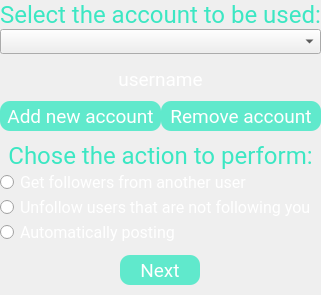
          <widget class="QWidget" name="pagina_Start">
           <layout class="QVBoxLayout" name="verticalLayout_8">
            <property name="spacing">
             <number>0</number>
            </property>
            <property name="leftMargin">
             <number>0</number>
            </property>
            <property name="topMargin">
             <number>0</number>
            </property>
            <property name="rightMargin">
             <number>0</number>
            </property>
            <property name="bottomMargin">
             <number>0</number>
            </property>
            <item>
             <widget class="QFrame" name="frame_main">
              <property name="frameShape">
               <enum>QFrame::NoFrame</enum>
              </property>
              <property name="frameShadow">
               <enum>QFrame::Plain</enum>
              </property>
              <layout class="QVBoxLayout" name="verticalLayout_9">
               <property name="spacing">
                <number>0</number>
               </property>
               <property name="leftMargin">
                <number>0</number>
               </property>
               <property name="topMargin">
                <number>0</number>
               </property>
               <property name="rightMargin">
                <number>0</number>
               </property>
               <property name="bottomMargin">
                <number>0</number>
               </property>
               <item>
                <widget class="QLabel" name="label_3">
                 <property name="maximumSize">
                  <size>
                   <width>16777215</width>
                   <height>50</height>
                  </size>
                 </property>
                 <property name="font">
                  <font>
                   <family>Roboto</family>
                   <pointsize>18</pointsize>
                  </font>
                 </property>
                 <property name="styleSheet">
                  <string notr="true">color: rgb(60, 231, 195);
</string>
                 </property>
                 <property name="text">
                  <string>Select the account to be used:</string>
                 </property>
                 <property name="alignment">
                  <set>Qt::AlignCenter</set>
                 </property>
                </widget>
               </item>
               <item>
                <widget class="QComboBox" name="accoutsDropDown">
                 <property name="minimumSize">
                  <size>
                   <width>0</width>
                   <height>25</height>
                  </size>
                 </property>
                 <property name="maximumSize">
                  <size>
                   <width>16777215</width>
                   <height>16777215</height>
                  </size>
                 </property>
                </widget>
               </item>
               <item>
                <widget class="QFrame" name="frame_accountOverview">
                 <property name="frameShape">
                  <enum>QFrame::NoFrame</enum>
                 </property>
                 <property name="frameShadow">
                  <enum>QFrame::Raised</enum>
                 </property>
                 <layout class="QVBoxLayout" name="verticalLayout_19">
                  <property name="spacing">
                   <number>0</number>
                  </property>
                  <property name="leftMargin">
                   <number>0</number>
                  </property>
                  <property name="topMargin">
                   <number>0</number>
                  </property>
                  <property name="rightMargin">
                   <number>0</number>
                  </property>
                  <property name="bottomMargin">
                   <number>0</number>
                  </property>
                  <item>
                   <widget class="QFrame" name="frame_accountPhoto">
                    <property name="layoutDirection">
                     <enum>Qt::LeftToRight</enum>
                    </property>
                    <property name="frameShape">
                     <enum>QFrame::NoFrame</enum>
                    </property>
                    <property name="frameShadow">
                     <enum>QFrame::Raised</enum>
                    </property>
                    <layout class="QHBoxLayout" name="horizontalLayout_22">
                     <property name="spacing">
                      <number>0</number>
                     </property>
                     <property name="leftMargin">
                      <number>0</number>
                     </property>
                     <property name="topMargin">
                      <number>0</number>
                     </property>
                     <property name="rightMargin">
                      <number>0</number>
                     </property>
                     <property name="bottomMargin">
                      <number>0</number>
                     </property>
                     <item>
                      <widget class="QLabel" name="label_accountPhoto">
                       <property name="maximumSize">
                        <size>
                         <width>50</width>
                         <height>50</height>
                        </size>
                       </property>
                       <property name="styleSheet">
                        <string notr="true">border-radius:25px;</string>
                       </property>
                       <property name="text">
                        <string/>
                       </property>
                       <property name="pixmap">
                        <pixmap>assets/insta_logo.png</pixmap>
                       </property>
                       <property name="scaledContents">
                        <bool>true</bool>
                       </property>
                      </widget>
                     </item>
                    </layout>
                   </widget>
                  </item>
                  <item>
                   <widget class="QLabel" name="label_accountUsername">
                    <property name="font">
                     <font>
                      <family>Roboto</family>
                      <pointsize>14</pointsize>
                     </font>
                    </property>
                    <property name="styleSheet">
                     <string notr="true">color: #fff;
</string>
                    </property>
                    <property name="text">
                     <string>username</string>
                    </property>
                    <property name="scaledContents">
                     <bool>true</bool>
                    </property>
                    <property name="alignment">
                     <set>Qt::AlignCenter</set>
                    </property>
                   </widget>
                  </item>
                 </layout>
                </widget>
               </item>
               <item>
                <widget class="QFrame" name="frame_5">
                 <property name="minimumSize">
                  <size>
                   <width>0</width>
                   <height>50</height>
                  </size>
                 </property>
                 <property name="maximumSize">
                  <size>
                   <width>16777215</width>
                   <height>50</height>
                  </size>
                 </property>
                 <property name="frameShape">
                  <enum>QFrame::NoFrame</enum>
                 </property>
                 <property name="frameShadow">
                  <enum>QFrame::Raised</enum>
                 </property>
                 <layout class="QHBoxLayout" name="horizontalLayout_4">
                  <property name="spacing">
                   <number>0</number>
                  </property>
                  <property name="leftMargin">
                   <number>0</number>
                  </property>
                  <property name="topMargin">
                   <number>0</number>
                  </property>
                  <property name="rightMargin">
                   <number>0</number>
                  </property>
                  <property name="bottomMargin">
                   <number>0</number>
                  </property>
                  <item>
                   <widget class="QPushButton" name="buton_adaugaContNou">
                    <property name="minimumSize">
                     <size>
                      <width>120</width>
                      <height>30</height>
                     </size>
                    </property>
                    <property name="maximumSize">
                     <size>
                      <width>200</width>
                      <height>30</height>
                     </size>
                    </property>
                    <property name="font">
                     <font>
                      <family>Roboto</family>
                      <pointsize>14</pointsize>
                     </font>
                    </property>
                    <property name="cursor">
                     <cursorShape>PointingHandCursor</cursorShape>
                    </property>
                    <property name="styleSheet">
                     <string notr="true">background-color:rgba(60, 231, 195,0.8); color:#FFF;
border-radius:10px;</string>
                    </property>
                    <property name="text">
                     <string>Add new account</string>
                    </property>
                   </widget>
                  </item>
                  <item>
                   <widget class="QPushButton" name="buton_stergeCont">
                    <property name="minimumSize">
                     <size>
                      <width>120</width>
                      <height>30</height>
                     </size>
                    </property>
                    <property name="maximumSize">
                     <size>
                      <width>200</width>
                      <height>30</height>
                     </size>
                    </property>
                    <property name="font">
                     <font>
                      <family>Roboto</family>
                      <pointsize>14</pointsize>
                     </font>
                    </property>
                    <property name="cursor">
                     <cursorShape>PointingHandCursor</cursorShape>
                    </property>
                    <property name="styleSheet">
                     <string notr="true">background-color:rgba(60, 231, 195,0.8); color:#FFF;
border-radius:10px;</string>
                    </property>
                    <property name="text">
                     <string>Remove account</string>
                    </property>
                   </widget>
                  </item>
                 </layout>
                </widget>
               </item>
               <item>
                <widget class="QFrame" name="frame_6">
                 <property name="frameShape">
                  <enum>QFrame::NoFrame</enum>
                 </property>
                 <property name="frameShadow">
                  <enum>QFrame::Plain</enum>
                 </property>
                 <layout class="QVBoxLayout" name="verticalLayout_14">
                  <property name="spacing">
                   <number>0</number>
                  </property>
                  <property name="leftMargin">
                   <number>0</number>
                  </property>
                  <property name="topMargin">
                   <number>0</number>
                  </property>
                  <property name="rightMargin">
                   <number>0</number>
                  </property>
                  <property name="bottomMargin">
                   <number>0</number>
                  </property>
                  <item>
                   <widget class="QLabel" name="label_4">
                    <property name="maximumSize">
                     <size>
                      <width>16777215</width>
                      <height>50</height>
                     </size>
                    </property>
                    <property name="font">
                     <font>
                      <family>Roboto</family>
                      <pointsize>18</pointsize>
                     </font>
                    </property>
                    <property name="styleSheet">
                     <string notr="true">color: rgb(60, 231, 195);
</string>
                    </property>
                    <property name="text">
                     <string>Chose the action to perform:</string>
                    </property>
                    <property name="alignment">
                     <set>Qt::AlignCenter</set>
                    </property>
                   </widget>
                  </item>
                  <item>
                   <widget class="QFrame" name="frame_15">
                    <property name="frameShape">
                     <enum>QFrame::NoFrame</enum>
                    </property>
                    <property name="frameShadow">
                     <enum>QFrame::Raised</enum>
                    </property>
                    <layout class="QVBoxLayout" name="verticalLayout_13">
                     <property name="spacing">
                      <number>0</number>
                     </property>
                     <property name="leftMargin">
                      <number>0</number>
                     </property>
                     <property name="topMargin">
                      <number>0</number>
                     </property>
                     <property name="rightMargin">
                      <number>0</number>
                     </property>
                     <property name="bottomMargin">
                      <number>0</number>
                     </property>
                     <item>
                      <widget class="QRadioButton" name="radio_button_getFollowers">
                       <property name="font">
                        <font>
                         <family>Roboto</family>
                         <pointsize>12</pointsize>
                        </font>
                       </property>
                       <property name="styleSheet">
                        <string notr="true">color: #fff;
</string>
                       </property>
                       <property name="text">
                        <string>Get followers from another user</string>
                       </property>
                      </widget>
                     </item>
                     <item>
                      <widget class="QRadioButton" name="radio_button_unfollow">
                       <property name="font">
                        <font>
                         <family>Roboto</family>
                         <pointsize>12</pointsize>
                        </font>
                       </property>
                       <property name="styleSheet">
                        <string notr="true">color: #fff;
</string>
                       </property>
                       <property name="text">
                        <string>Unfollow users that are not following you </string>
                       </property>
                      </widget>
                     </item>
                     <item>
                      <widget class="QRadioButton" name="radio_autoPost">
                       <property name="font">
                        <font>
                         <family>Roboto</family>
                         <pointsize>12</pointsize>
                        </font>
                       </property>
                       <property name="styleSheet">
                        <string notr="true">color: #fff;
</string>
                       </property>
                       <property name="text">
                        <string>Automatically posting</string>
                       </property>
                      </widget>
                     </item>
                    </layout>
                   </widget>
                  </item>
                 </layout>
                </widget>
               </item>
               <item>
                <widget class="QFrame" name="frame_16">
                 <property name="minimumSize">
                  <size>
                   <width>0</width>
                   <height>50</height>
                  </size>
                 </property>
                 <property name="maximumSize">
                  <size>
                   <width>16777215</width>
                   <height>50</height>
                  </size>
                 </property>
                 <property name="frameShape">
                  <enum>QFrame::NoFrame</enum>
                 </property>
                 <property name="frameShadow">
                  <enum>QFrame::Raised</enum>
                 </property>
                 <layout class="QHBoxLayout" name="horizontalLayout_12">
                  <property name="spacing">
                   <number>0</number>
                  </property>
                  <property name="leftMargin">
                   <number>0</number>
                  </property>
                  <property name="topMargin">
                   <number>0</number>
                  </property>
                  <property name="rightMargin">
                   <number>0</number>
                  </property>
                  <property name="bottomMargin">
                   <number>0</number>
                  </property>
                  <item>
                   <widget class="QPushButton" name="button_Next">
                    <property name="minimumSize">
                     <size>
                      <width>80</width>
                      <height>30</height>
                     </size>
                    </property>
                    <property name="maximumSize">
                     <size>
                      <width>80</width>
                      <height>30</height>
                     </size>
                    </property>
                    <property name="font">
                     <font>
                      <family>Roboto</family>
                      <pointsize>14</pointsize>
                     </font>
                    </property>
                    <property name="cursor">
                     <cursorShape>PointingHandCursor</cursorShape>
                    </property>
                    <property name="styleSheet">
                     <string notr="true">background-color:rgba(60, 231, 195,0.8); color:#FFF;
border-radius:10px;</string>
                    </property>
                    <property name="text">
                     <string>Next</string>
                    </property>
                   </widget>
                  </item>
                 </layout>
                </widget>
               </item>
              </layout>
             </widget>
            </item>
           </layout>
          </widget>
